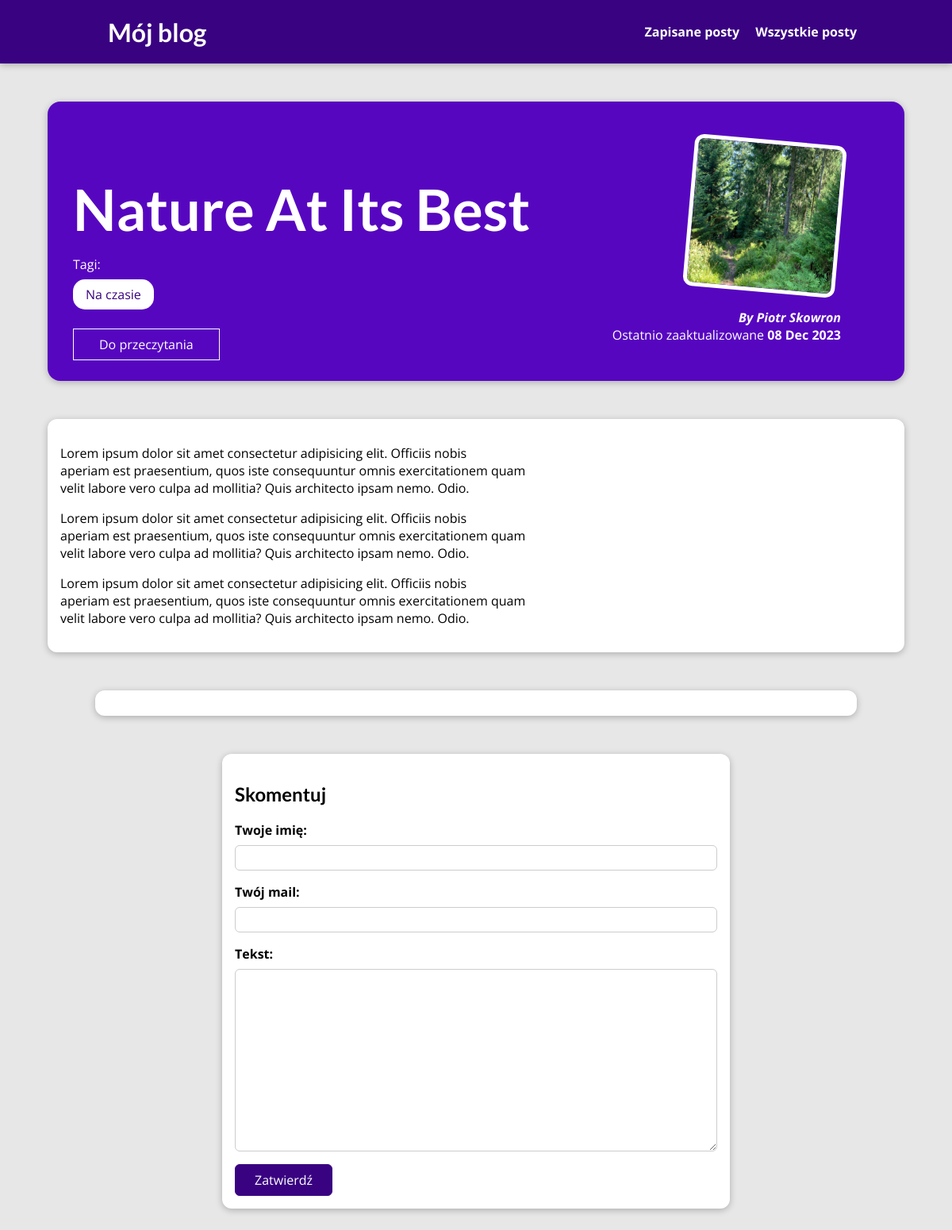
Screenshot of /post/nature-at-its-best with the database file from the repository.
### blog/models.py (models this page shows, shortened)
class Post(models.Model):
    tytul = models.CharField(max_length=150)
    zawartosc = models.CharField(max_length=200)
    tresc = models.TextField(validators=[MinLengthValidator(10)])
    obrazek = models.ImageField(upload_to="posty", null=True)
    data = models.DateField(auto_now=True)
    slug = models.SlugField(unique=True, db_index=True)
    hasztagi = models.ManyToManyField(Tag, null=True)
    autor = models.ForeignKey(
        Autor, on_delete=models.SET_NULL, null=True, related_name="posty")
    class Meta:
        verbose_name_plural = "Posty"

class Tag(models.Model):
    hasztag = models.CharField(max_length=20)
    class Meta:
        verbose_name_plural = "Tagi"

class Autor(models.Model):
    imie = models.CharField(max_length=100)
    nazwisko = models.CharField(max_length=100)
    email = models.EmailField()
    def full_name(self):
        return f"{self.imie} {self.nazwisko}"
    def __str__(self):
        return self.full_name()
    class Meta:
        verbose_name_plural = "Autorzy"

### blog/views.py (the view, shortened to what this page needs)
# urls.py: path("post/<slug:slug>", views.PojedynczyPostView.as_view(),
class PojedynczyPostView(View):
    def czy_zapisany_post(self, request, post_id):
        zapisane_posty = request.session.get("zapisane_posty")
        if zapisane_posty is not None:
            czy_zapisane_na_pozniej = post_id in zapisane_posty
        else:
            czy_zapisane_na_pozniej = False
        return czy_zapisane_na_pozniej
    def get(self, request, slug):
        post = Post.objects.get(slug=slug)
        context = {
            "post": post,
            "tagi_postu": post.hasztagi.all(),
            "formularz_komentarza": FormularzKomentarza,
            "komentarze": post.komentarze.all().order_by("-id"),
            "zapisane_na_pozniej": self.czy_zapisany_post(request, post.id),
        }
        return render(request, "blog/strona-postu.html", context)

### blog/templates/blog/strona-postu.html (shortened to what this page needs)
{% extends "base.html" %}
{% load static %}
{% block pliki_css %}
    <link rel="stylesheet" href="{% static "blog/strona-postu.css" %}">
{% endblock  %}
{% block content %}
 <section id="podsumowanie">
    <h2>{{ post.tytul}}</h2>
    <p>Tagi:</p>
    <div>
        {% for tag in tagi_postu %}
            <span class="tag">{{tag.hasztag}}</span>
        {% endfor %}
    </div>
    <div id="do-przeczytania">
        <form action="{% url "do-przeczytania" %}" method="POST">
            <button>
                {% if zapisane_na_pozniej %}
                    Usuń z listy
                {% else %}
                    Do przeczytania
                {% endif %}
            </button>
        </form>
    </div>
    <article>
        <img src="{{ post.obrazek.url }}" alt="{{ post.tytul }}"/>
        <address>By <a href="mailto:{{ post.autor.email}}">{{ post.autor }}</a></address>
        <div>
            Ostatnio zaaktualizowane <time>{{ post.data|date:"d M Y" }}</time>
        </div>
    </article>
 </section>
 <main>
    {{ post.tresc|linebreaks }}
 </main>
<section id="komentarze">
</section>
 <section id="formularz-detail">
    <h2>Skomentuj</h2>
    <form action="{% url "strona-postu" post.slug %}" method="POST">
        {% for pole_formularza in formularz_komentarza %}
            <div class="formularz-komentarza {% if pole_formularza.errors %}blad{% endif %} ">
                {{ pole_formularza.label_tag }}
                {{ pole_formularza }}
            </div>
        {% endfor %}
        <button>Zatwierdź</button>
    </form>
</section>
{% endblock %}

### static/aplikacja.css (style rules this page uses)
* { box-sizing: border-box; }
html { font-family: 'Open Sans', 'Lato', sans-serif; }
body { margin: 0; }
h1, h2, h3 { font-family: 'Lato', sans-serif; font-weight: bold; }

### blog/static/blog/strona-postu.css (style rules this page uses)
body { background-color: #e7e7e7; }
#podsumowanie { margin: 8rem auto 3rem auto; padding: 2rem; width: 90%; max-width: 90rem; border-radius: 16px; background-color: #5706c0; position: relative; box-shadow: 0 2px 8px rgba(0, 0, 0, 0.25); height: 22rem; }
#podsumowanie h2 { color: white; font-size: 4.5rem; margin-bottom: 0.25rem; }
#podsumowanie article { position: absolute; top: 2rem; right: 3rem; padding: 1rem 2rem; border-radius: 12px; text-align: right; color: white; }
#podsumowanie article img { width: 12rem; height: 12rem; border-radius: 12px; transform: rotateZ(5deg); border: 5px solid white; margin-bottom: 1rem; }
#podsumowanie address { font-weight: bold; }
#podsumowanie p, a { color: white; text-decoration: none; }
#podsumowanie time { font-weight: bold; }
#do-przeczytania { margin: 2rem 0; }
#do-przeczytania button { background-color: transparent; border: 1px solid white; padding: 0.5rem 2rem; font: inherit; color: white; cursor: pointer; }
main { width: 90%; max-width: 90rem; margin: 3rem auto; background-color: white; padding: 1rem; border-radius: 12px; box-shadow: 0 2px 8px rgba(0, 0, 0, 0.25); }
.tag { background-color: white; color: #390281; padding: 0.5rem 1rem; border-radius: 15px; }
#formularz-detail { margin: 3rem auto; width: 90%; max-width: 40rem; border-radius: 12px; background-color: white; box-shadow: 0 2px 8px rgba(0, 0, 0, 0.25); padding: 1rem; }
#formularz-detail button { font: inherit; background-color: #390281; color: white; border: 1px solid #390281; padding: 0.5rem 1.5rem; border-radius: 6px; cursor: pointer; }
.formularz-komentarza { margin-bottom: 1rem; }
.formularz-komentarza label { font-weight: bold; margin-bottom: 0.5rem; display: block; }
.formularz-komentarza input, .formularz-komentarza textarea { display: block; width: 100%; font: inherit; padding: 0.25rem; border-radius: 6px; border: 1px solid #ccc; }
#komentarze { margin: 3rem auto; width: 90%; max-width: 60rem; border-radius: 12px; background-color: white; box-shadow: 0 2px 8px rgba(0, 0, 0, 0.25); padding: 1rem 2rem; }

### rows the page displays
Post: tytul "Nature At Its Best", obrazek (picture), autor "Piotr Skowron", data "08 Dec 2023", tresc "Lorem ipsum dolor sit amet consectetur adipisicing elit. Officiis nobis aperiam est praesentium, quos iste consequuntur omnis exercitationem quam velit labore vero culpa ad mollitia? Quis architecto ipsam nemo. Odio. Lorem ipsum dolor sit amet consectetur adipisicing elit. Officiis nobis aperiam est praesentium, quos iste consequuntur omnis exercitationem quam velit labore vero culpa ad mollitia? Quis architecto ipsam nemo. Odio. Lorem ipsum dolor sit amet consectetur adipisicing elit. Officiis nobis aperiam est praesentium, quos iste consequuntur omnis exercitationem quam velit labore vero culpa ad mollitia? Quis architecto ipsam nemo. Odio."
Tag: hasztag "Na czasie"

### other values shown
{{ pole_formularza.label_tag }} "Twoje imię:" "Twój mail:" "Tekst:"
